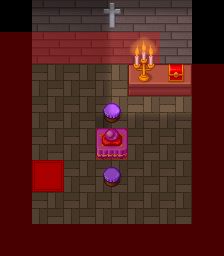

Rendered tile map (Tiled .tmx) drawn with the repository's tilesets; below, a short description and the full map source, tile grids included:
An orthogonal 7x8 tile map with 32x32 px tiles, 6 tile layers (Ground, Deco, Deco 2, Shadows, ...), 2 tilesets.

<map version="1.8" tiledversion="1.8.4" orientation="orthogonal" renderorder="right-down" width="7" height="8" tilewidth="32" tileheight="32" infinite="0" nextlayerid="14" nextobjectid="1">
 <tileset firstgid="1" name="LightShadow_pipo" tilewidth="32" tileheight="32" tilecount="48" columns="8">
  <image source="tiles/LightShadow_pipo.png" width="256" height="192" />
 </tileset>
 <tileset firstgid="49" name="[Base]BaseChip_pipo" tilewidth="32" tileheight="32" tilecount="1064" columns="8">
  <image source="tiles/[Base]BaseChip_pipo.png" width="256" height="4256" />
 </tileset>
 <layer id="4" name="Ground" width="7" height="8">
  <properties>
   <property name="Draw" type="int" value="1" />
  </properties>
  <data encoding="csv">
0,345,345,345,345,345,0,
0,345,345,345,345,345,0,
0,361,361,361,361,361,0,
0,361,361,361,361,361,0,
0,361,361,361,361,361,0,
0,342,361,361,361,361,0,
0,361,361,361,361,361,0,
0,0,0,0,0,0,0
</data>
 </layer>
 <layer id="10" name="Deco" width="7" height="8">
  <properties>
   <property name="Draw" type="int" value="1" />
  </properties>
  <data encoding="csv">
0,0,0,0,0,0,0,
0,0,0,0,0,0,0,
0,0,0,0,726,728,0,
0,0,0,805,0,0,0,
0,0,0,797,0,0,0,
0,0,0,805,0,0,0,
0,0,0,0,0,0,0,
0,0,0,0,0,0,0
</data>
 </layer>
 <layer id="11" name="Deco 2" width="7" height="8">
  <properties>
   <property name="Draw" type="int" value="1" />
  </properties>
  <data encoding="csv">
0,0,0,664,0,0,0,
0,0,0,0,1037,0,0,
0,0,0,0,1053,1042,0,
0,0,0,0,0,0,0,
0,0,0,1036,0,0,0,
0,0,0,0,0,0,0,
0,0,0,0,0,0,0,
0,0,0,0,0,0,0
</data>
 </layer>
 <layer id="9" name="Shadows" width="7" height="8">
  <properties>
   <property name="Draw" type="int" value="1" />
  </properties>
  <data encoding="csv">
0,25,25,25,25,25,0,
0,0,0,0,0,0,0,
0,0,0,0,0,0,0,
0,0,0,1073741849,0,0,0,
0,0,0,0,0,0,0,
0,0,0,0,0,0,0,
0,0,0,0,0,0,0,
0,0,0,0,0,0,0
</data>
 </layer>
 <layer id="12" name="Shadows 2" width="7" height="8">
  <properties>
   <property name="Draw" type="int" value="1" />
  </properties>
  <data encoding="csv">
0,9,9,31,0,0,0,
0,9,9,31,0,0,0,
0,9,9,31,0,0,0,
0,9,9,31,1073741849,1073741849,0,
0,9,9,9,9,9,0,
0,9,9,9,9,9,0,
0,9,9,9,9,9,0,
0,0,0,0,0,0,0
</data>
 </layer>
 <layer id="13" name="Wall Colliders" width="7" height="8" opacity="0.29">
  <properties>
   <property name="Col" value="wall" />
   <property name="Draw" type="int" value="0" />
  </properties>
  <data encoding="csv">
0,0,0,0,0,0,0,
847,847,847,847,847,0,0,
847,0,0,0,847,847,847,
847,0,0,0,0,0,847,
847,0,0,847,0,0,847,
847,0,0,0,0,0,847,
847,0,0,0,0,0,847,
847,847,847,847,847,847,847
</data>
 </layer>
</map>
